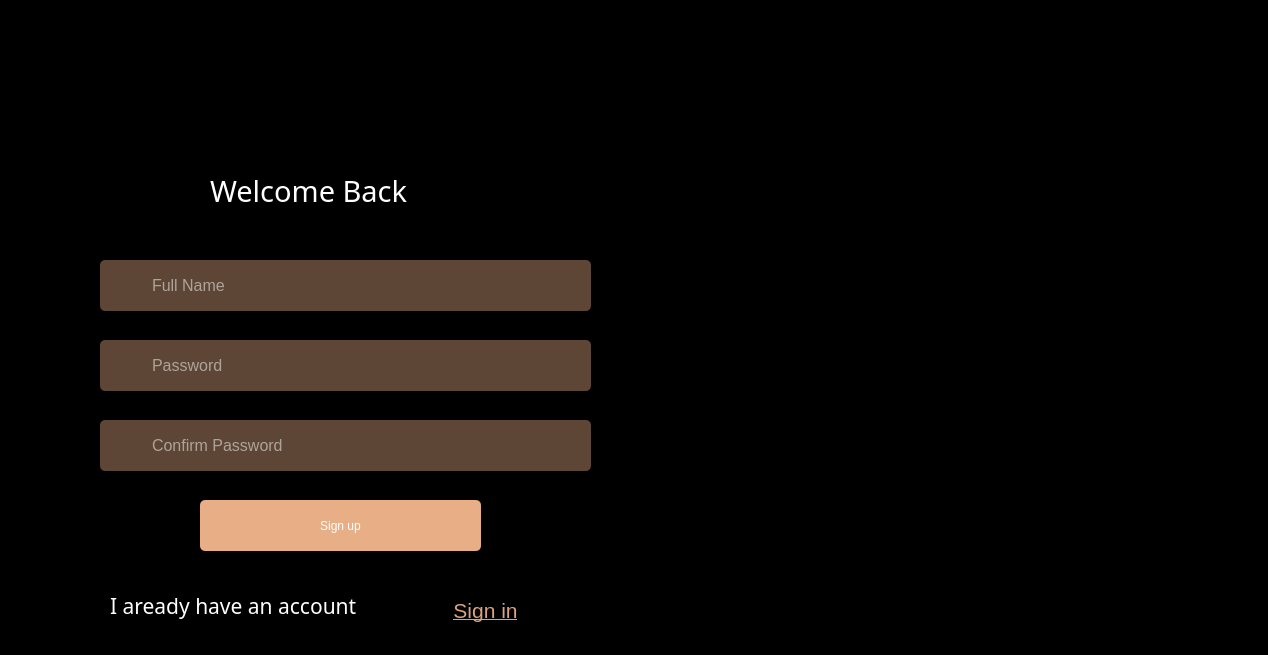
<?xml version="1.0" encoding="UTF-8"?>
<ui version="4.0">
 <class>Form</class>
 <widget class="QWidget" name="Form">
  <property name="geometry">
   <rect>
    <x>0</x>
    <y>0</y>
    <width>1268</width>
    <height>655</height>
   </rect>
  </property>
  <property name="windowTitle">
   <string>Form</string>
  </property>
  <property name="styleSheet">
   <string notr="true">background-color: rgb(0, 0, 0);</string>
  </property>
  <widget class="QLabel" name="label">
   <property name="geometry">
    <rect>
     <x>690</x>
     <y>0</y>
     <width>581</width>
     <height>671</height>
    </rect>
   </property>
   <property name="text">
    <string/>
   </property>
   <property name="pixmap">
    <pixmap>image/img4.jpg</pixmap>
   </property>
   <property name="scaledContents">
    <bool>true</bool>
   </property>
  </widget>
  <widget class="QLineEdit" name="input_password">
   <property name="geometry">
    <rect>
     <x>100</x>
     <y>330</y>
     <width>491</width>
     <height>71</height>
    </rect>
   </property>
   <property name="font">
    <font>
     <pointsize>-1</pointsize>
    </font>
   </property>
   <property name="styleSheet">
    <string notr="true">QLineEdit{   
  			width: 100%;
            padding: 10px 10px 10px 50px;
			margin: 10px 0;
            border: none;
            border-radius: 5px;
            outline: none;
            font-size: 16px;
			color: rgb(255, 255, 255);
			background-color: rgba(232, 174, 133,0.4);
			
}
QLineEdit:focus {
                border: 2px solid rgb(232, 174, 133);
            }


</string>
   </property>
   <property name="echoMode">
    <enum>QLineEdit::Password</enum>
   </property>
   <property name="placeholderText">
    <string>Password</string>
   </property>
  </widget>
  <widget class="QPushButton" name="Sign_In_Button">
   <property name="geometry">
    <rect>
     <x>420</x>
     <y>590</y>
     <width>131</width>
     <height>41</height>
    </rect>
   </property>
   <property name="font">
    <font>
     <family>MS Shell Dlg 2</family>
     <pointsize>16</pointsize>
     <weight>9</weight>
     <italic>false</italic>
     <bold>false</bold>
     <underline>true</underline>
    </font>
   </property>
   <property name="cursor">
    <cursorShape>PointingHandCursor</cursorShape>
   </property>
   <property name="styleSheet">
    <string notr="true">background-color:none;
color: rgb(218, 162, 125);
border: none;
font: 75 16pt &quot;MS Shell Dlg 2&quot;;
text-decoration: underline;
</string>
   </property>
   <property name="text">
    <string>Sign in</string>
   </property>
  </widget>
  <widget class="QLineEdit" name="input_username">
   <property name="geometry">
    <rect>
     <x>100</x>
     <y>250</y>
     <width>491</width>
     <height>71</height>
    </rect>
   </property>
   <property name="font">
    <font>
     <pointsize>-1</pointsize>
    </font>
   </property>
   <property name="styleSheet">
    <string notr="true">QLineEdit{   
  			width: 100%;
            padding: 10px 10px 10px 50px;
			margin: 10px 0;
            border: none;
            border-radius: 5px;
            outline: none;
            font-size: 16px;
			color: rgb(255, 255, 255);
			background-color: rgba(232, 174, 133,0.4);
}
QLineEdit:focus {
                border: 2px solid rgb(232, 174, 133);
            }


</string>
   </property>
   <property name="placeholderText">
    <string>Full Name</string>
   </property>
  </widget>
  <widget class="QPushButton" name="Create_Button">
   <property name="geometry">
    <rect>
     <x>200</x>
     <y>500</y>
     <width>281</width>
     <height>51</height>
    </rect>
   </property>
   <property name="cursor">
    <cursorShape>PointingHandCursor</cursorShape>
   </property>
   <property name="styleSheet">
    <string notr="true">


QPushButton {
               width: 100%;
            padding: 10px;
            border: none;
			color: rgb(255, 255, 255);
			background-color: rgb(232, 174, 133);
            border-radius: 5px;
			font: 81 16pt &quot;Tajawal ExtraBold&quot;;
            }
QPushButton:hover {
background-color: rgb(190, 141, 109);

            }
</string>
   </property>
   <property name="text">
    <string>Sign up</string>
   </property>
  </widget>
  <widget class="QLabel" name="label_6">
   <property name="geometry">
    <rect>
     <x>110</x>
     <y>590</y>
     <width>321</width>
     <height>31</height>
    </rect>
   </property>
   <property name="font">
    <font>
     <family>Open Sans Extra</family>
     <pointsize>16</pointsize>
     <weight>10</weight>
     <italic>false</italic>
     <bold>false</bold>
    </font>
   </property>
   <property name="styleSheet">
    <string notr="true">color: rgb(255, 255, 255);
font: 81 16pt &quot;Open Sans Extra&quot;;</string>
   </property>
   <property name="text">
    <string>I aready have an account</string>
   </property>
  </widget>
  <widget class="QLabel" name="label_7">
   <property name="geometry">
    <rect>
     <x>250</x>
     <y>0</y>
     <width>151</width>
     <height>131</height>
    </rect>
   </property>
   <property name="text">
    <string/>
   </property>
   <property name="pixmap">
    <pixmap>image/٢٠٢٥٠١٣١_١٦٢٦٥٤-removebg-preview.png</pixmap>
   </property>
   <property name="scaledContents">
    <bool>true</bool>
   </property>
  </widget>
  <widget class="QLineEdit" name="input_confirmpassword">
   <property name="geometry">
    <rect>
     <x>100</x>
     <y>410</y>
     <width>491</width>
     <height>71</height>
    </rect>
   </property>
   <property name="font">
    <font>
     <pointsize>-1</pointsize>
    </font>
   </property>
   <property name="styleSheet">
    <string notr="true">QLineEdit{   
  			width: 100%;
            padding: 10px 10px 10px 50px;
			margin: 10px 0;
            border: none;
            border-radius: 5px;
            outline: none;
            font-size: 16px;
			color: rgb(255, 255, 255);
			background-color: rgba(232, 174, 133,0.4);
			
}
QLineEdit:focus {
                border: 2px solid rgb(232, 174, 133);
            }


</string>
   </property>
   <property name="echoMode">
    <enum>QLineEdit::Password</enum>
   </property>
   <property name="placeholderText">
    <string>Confirm Password</string>
   </property>
  </widget>
  <widget class="QLabel" name="label_4">
   <property name="geometry">
    <rect>
     <x>210</x>
     <y>160</y>
     <width>251</width>
     <height>61</height>
    </rect>
   </property>
   <property name="font">
    <font>
     <family>Tajawal ExtraBold</family>
     <pointsize>22</pointsize>
     <weight>10</weight>
     <italic>false</italic>
     <bold>false</bold>
    </font>
   </property>
   <property name="styleSheet">
    <string notr="true">color: rgb(255, 255, 255);
font: 81 22pt &quot;Tajawal ExtraBold&quot;;</string>
   </property>
   <property name="text">
    <string>Welcome Back</string>
   </property>
  </widget>
  <widget class="QPushButton" name="ExitButton">
   <property name="geometry">
    <rect>
     <x>1230</x>
     <y>10</y>
     <width>31</width>
     <height>31</height>
    </rect>
   </property>
   <property name="cursor">
    <cursorShape>PointingHandCursor</cursorShape>
   </property>
   <property name="styleSheet">
    <string notr="true">QPushButton{
            width: 30px;
			height:30px;
            border: none;
			background-color: transparent; 
           border-radius: 15px;
}
QPushButton:hover {
background-color: rgba(232, 174, 133,0.8);
}
</string>
   </property>
   <property name="text">
    <string/>
   </property>
   <property name="icon">
    <iconset>
     <normaloff>image/no.png</normaloff>image/no.png</iconset>
   </property>
   <property name="iconSize">
    <size>
     <width>30</width>
     <height>30</height>
    </size>
   </property>
  </widget>
  <widget class="QLabel" name="label_9">
   <property name="geometry">
    <rect>
     <x>110</x>
     <y>270</y>
     <width>31</width>
     <height>31</height>
    </rect>
   </property>
   <property name="styleSheet">
    <string notr="true">background-color: none;</string>
   </property>
   <property name="text">
    <string/>
   </property>
   <property name="pixmap">
    <pixmap>../image/user (3).png</pixmap>
   </property>
   <property name="scaledContents">
    <bool>true</bool>
   </property>
  </widget>
  <widget class="QLabel" name="label_12">
   <property name="geometry">
    <rect>
     <x>110</x>
     <y>350</y>
     <width>31</width>
     <height>31</height>
    </rect>
   </property>
   <property name="styleSheet">
    <string notr="true">background-color: none;</string>
   </property>
   <property name="text">
    <string/>
   </property>
   <property name="pixmap">
    <pixmap>../image/padlock (1).png</pixmap>
   </property>
   <property name="scaledContents">
    <bool>true</bool>
   </property>
  </widget>
  <widget class="QLabel" name="label_11">
   <property name="geometry">
    <rect>
     <x>110</x>
     <y>430</y>
     <width>31</width>
     <height>31</height>
    </rect>
   </property>
   <property name="styleSheet">
    <string notr="true">background-color: none;</string>
   </property>
   <property name="text">
    <string/>
   </property>
   <property name="pixmap">
    <pixmap>../image/confirm (2).png</pixmap>
   </property>
   <property name="scaledContents">
    <bool>true</bool>
   </property>
  </widget>
 </widget>
 <resources/>
 <connections/>
</ui>
